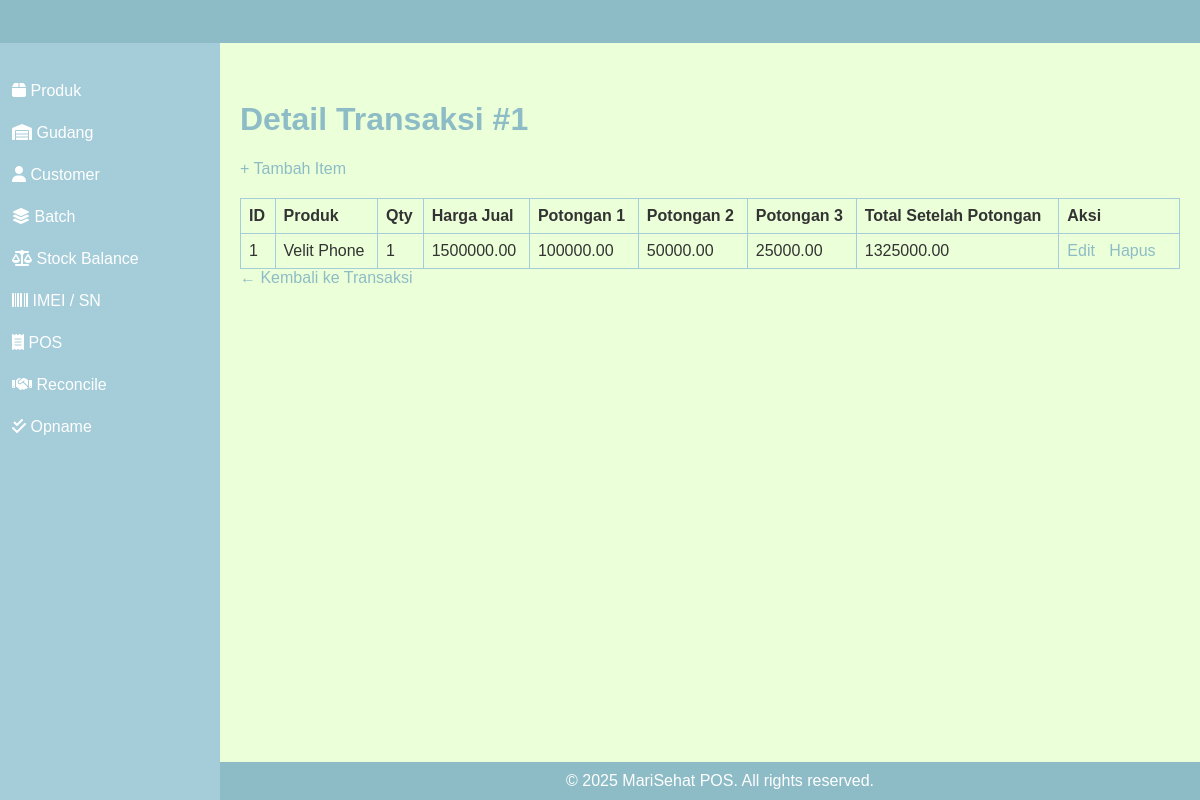
Screenshot of /pos_sale_details/index.php?sale_id=1 with the database file from the repository.
### tables this page shows
CREATE TABLE `pos_sale_details` (
  `id` int(11) NOT NULL,
  `pos_sale_id` int(11) DEFAULT NULL,
  `product_id` int(11) DEFAULT NULL,
  `imei_sn_id` int(11) DEFAULT NULL,
  `quantity` int(11) DEFAULT NULL,
  `harga_jual` decimal(15,2) DEFAULT NULL,
  `potongan1` decimal(15,2) DEFAULT NULL,
  `potongan2` decimal(15,2) DEFAULT NULL,
  `potongan3` decimal(15,2) DEFAULT NULL,
  `total_setelah_potongan` decimal(15,2) DEFAULT NULL
);

CREATE TABLE `products` (
  `id` int(11) NOT NULL,
  `item_code` varchar(50) DEFAULT NULL,
  `sku` varchar(50) NOT NULL,
  `nama_produk` varchar(100) DEFAULT NULL,
  `variant` varchar(50) DEFAULT NULL,
  `brand` varchar(50) DEFAULT NULL,
  `category` varchar(50) DEFAULT NULL
);

### pos_sale_details/index.php (the view, shortened to what this page needs)
<?php
require '../db.php';
$sale_id = $_GET['sale_id'] ?? null;
$stmt = $pdo->prepare("SELECT pos_sale_details.*, products.nama_produk
    FROM pos_sale_details
    JOIN products ON pos_sale_details.product_id = products.id
    WHERE pos_sale_details.pos_sale_id = ?");
$stmt->execute([$sale_id]);
$details = $stmt->fetchAll();
?>
<link rel="stylesheet" href="../css/style.css">
<?php include '../includes/header.php'; ?>
<?php include '../includes/sidebar.php'; ?>
<h1>Detail Transaksi #<?= $sale_id ?></h1>
<a href="create.php?sale_id=<?= $sale_id ?>">+ Tambah Item</a>
<table>
    <tr>
        <th>ID</th>
        <th>Produk</th>
        <th>Qty</th>
        <th>Harga Jual</th>
        <th>Potongan 1</th>
        <th>Potongan 2</th>
        <th>Potongan 3</th>
        <th>Total Setelah Potongan</th>
        <th>Aksi</th>
    </tr>
    <?php foreach ($details as $d): ?>
    <tr>
        <td><?= $d['id'] ?></td>
        <td><?= htmlspecialchars($d['nama_produk']) ?></td>
        <td><?= $d['quantity'] ?></td>
        <td><?= $d['harga_jual'] ?></td>
        <td><?= $d['potongan1'] ?></td>
        <td><?= $d['potongan2'] ?></td>
        <td><?= $d['potongan3'] ?></td>
        <td><?= $d['total_setelah_potongan'] ?></td>
        <td>
            <a href="edit.php?id=<?= $d['id'] ?>&sale_id=<?= $sale_id ?>">Edit</a>
            <a href="delete.php?id=<?= $d['id'] ?>&sale_id=<?= $sale_id ?>" onclick="return confirm('Yakin hapus?')">Hapus</a>
        </td>
    </tr>
    <?php endforeach; ?>
</table>
<a href="../pos_sales/index.php">← Kembali ke Transaksi</a>
<?php include '../includes/footer.php'; ?>

### css/style.css (style rules this page uses)
body { font-family: Arial, sans-serif; background-color: #EBFFD8; color: #333; margin: 20px; padding-bottom: 30px; }
h1, h2 { color: #8DBCC7; }
a { text-decoration: none; color: #8DBCC7; margin-right: 10px; }
table { width: 100%; border-collapse: collapse; margin-top: 10px; }
table, th, td { border: 1px solid #A4CCD9; }
th, td { padding: 10px; text-align: left; }
body { margin: 0; font-family: Arial, sans-serif; background-color: #EBFFD8; }
table { width: 100%; border-collapse: collapse; margin-top: 20px; }
th, td { padding: 8px; text-align: left; }

### rows the page displays
pos_sale_details: id "1", product.nama_produk "Velit Phone", quantity "1", harga_jual "1500000.00", potongan1 "100000.00", potongan2 "50000.00", potongan3 "25000.00", total_setelah_potongan "1325000.00"

### other values shown
$sale_id "1"
